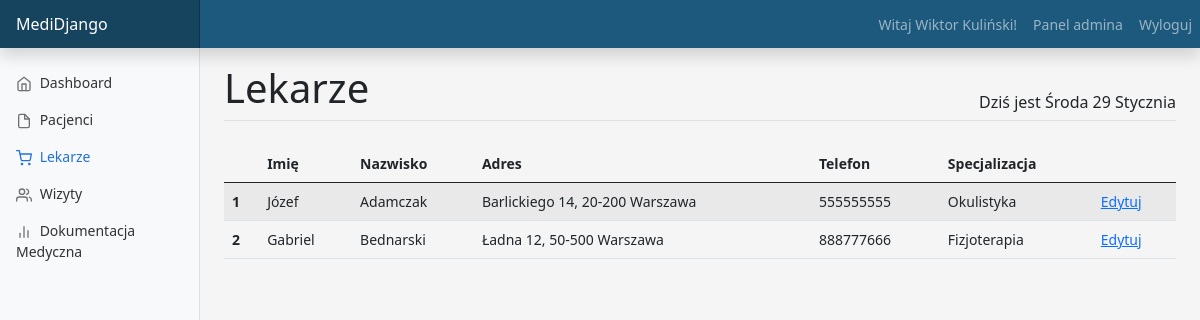
Page /doctors (signed in) on the committed database.
### main/models.py (models this page shows, shortened)
class Patient(models.Model):
    user = models.OneToOneField(User, null=False, on_delete=models.CASCADE)
    name = models.CharField(max_length=20, default="")
    surname = models.CharField(max_length=30, default="")
    address = models.OneToOneField(Address, null=True, on_delete=models.CASCADE)
    date_of_birth = models.DateField(default='2000-01-01')
    phone_number = models.CharField(default="", null=False, max_length=9)

class Doctor(models.Model):
    user = models.OneToOneField(User, null=False, on_delete=models.CASCADE)
    address = models.OneToOneField(Address, null=False, on_delete=models.CASCADE, default="")
    name = models.CharField(max_length=20, null=False, default="")
    surname = models.CharField(max_length=20, null=False, default="")
    phone_number = models.CharField(default="", null=False, max_length=9)
    specialization = models.CharField(max_length=50, null=False, default="")

class Address(models.Model):
    street = models.CharField(max_length=20)
    number = models.CharField(max_length=4)
    zip_code = models.CharField(max_length=6)
    city = models.CharField(max_length=20)

### main/views.py (the view)
# urls.py: path('doctors', views.doctors, name="doctors"),
@login_required(login_url="login")
@user_passes_test(have_group.is_receptionist)
def doctors(request):
    all_doctors = Doctor.objects.all()
    context = {'all_doctors': all_doctors, 'active_app': 'doctors'}
    return render(request, 'main/doctors.html', context=context)

### main/templatetags/have_group.py (called while the page is built)
@register.filter(name='is_receptionist')
def is_receptionist(user):
    return user.groups.filter(name='Recepcjonista').exists()

### main/templates/main/doctors.html (shortened to what this page needs)
{% extends "main/dashboard.html" %}
{% block content_title %}Lekarze{% endblock %}
{% block content_main %}
    <div class="table-responsive">
        <table class="table table-striped">
            <thead>
                <tr>
                  <th scope="col"></th>
                  <th scope="col">Imię</th>
                  <th scope="col">Nazwisko</th>
                  <th scope="col">Adres</th>
                  <th scope="col">Telefon</th>
                  <th scope="col">Specjalizacja</th>
                  <th scope="col"></th>
                </tr>
            </thead>
            <tbody>
              {% for doctor in all_doctors %}
                <tr>
                    <th scope="row">{{ forloop.counter }}</th>
                    <td>{{ doctor.name }}</td>
                    <td>{{ doctor.surname }}</td>
                    <td>{{ doctor.address.street }} {{ doctor.address.number }}, {{ doctor.address.zip_code }} {{ doctor.address.city }}</td>
                    <td>{{ doctor.phone_number }}</td>
                    <td>{{ doctor.specialization }}</td>
                    <td><a href="{% url 'edit_doctor' doctor.id %}">Edytuj</a></td>
                </tr>
              {% endfor %}
            </tbody>
        </table>
      </div>
{% endblock %}

### main/templates/main/dashboard.html (shortened to what this page needs)
{% load static %}
{% load have_group %}
<!doctype html>
<html lang="en">
  <head>
<link href="{% static 'assets/dist/css/bootstrap.min.css' %}" rel="stylesheet">
    <link href="{% static 'css/dashboard.css' %}" rel="stylesheet">
    <link href="{% static 'css/custom.css' %}" rel="stylesheet">
  </head>
  <body>
<header class="navbar navbar-color navbar-dark sticky-top flex-md-nowrap p-0 shadow">
  <a class="navbar-brand col-md-3 col-lg-2 me-0 px-3" href="#">MediDjango</a>
  <nav class="navbar-expand-lg">
      <div class="collapse navbar-collapse" id="navbarNav">
          <ul class="navbar-nav">
              {% if user.is_authenticated %}
              <li class="nav-item"><span class="nav-link">Witaj {{ user.patient.name }} {{ user.patient.surname }}!</span></li>
              {% else %}
                  Użytkownik niezalogowany.
              {% endif %}
              {% if user.is_staff %}
                <li class="nav-item"><a class="nav-link" href="{% url 'admin:index' %}">Panel admina</a></li>
              {% endif %}
              <li class="nav-item"><a class="nav-link" href="{% url 'user_logout' %}">Wyloguj</a></li>
          </ul>
      </div>
  </nav>
</header>
<div class="container-fluid">
  <div class="row">
    <nav id="sidebarMenu" class="col-md-3 col-lg-2 d-md-block bg-light sidebar collapse">
      <div class="position-sticky pt-3">
        <ul class="nav flex-column">
          <li class="nav-item">
            <a class="nav-link {% if active_app == 'dashboard' %}active{% endif %}" aria-current="page" href="{% url 'dashboard' %}">
              <span data-feather="home"></span>
              Dashboard
            </a>
          </li>
          {% if request.user|is_receptionist %}
          <li class="nav-item">
            <a class="nav-link {% if active_app == 'patients' %}active{% endif %}" href="{% url 'patients' %}">
              <span data-feather="file"></span>
              Pacjenci
            </a>
          </li>
          <li class="nav-item">
            <a class="nav-link {% if active_app == 'doctors' %}active{% endif %}" href="{% url 'doctors' %}">
              <span data-feather="shopping-cart"></span>
              Lekarze
            </a>
          </li>
          {% endif %}
          <li class="nav-item">
            <a class="nav-link {% if active_app == 'visits' %}active{% endif %}" href="{% url 'visits' %}">
              <span data-feather="users"></span>
              Wizyty
            </a>
          </li>
          <li class="nav-item">
            <a class="nav-link {% if active_app == 'documentation' %}active{% endif %}" href="{% url 'documentation' %}">
              <span data-feather="bar-chart-2"></span>
              Dokumentacja Medyczna
            </a>
          </li>
      </div>
    </nav>
    <main class="col-md-9 ms-sm-auto col-lg-10 px-md-4">
      <div class="d-flex justify-content-between align-items-end pt-3 mb-4 border-bottom">
        <h1>{% block content_title %}Dashboard{% endblock %}</h1>
        <h6 id="clock" class="text-end">
        </h6>
      </div>
      <div>
          {% block content_main %}{% endblock %}
      </div>
    </main>
  </div>
</div>
  </body>
</html>

### static/css/dashboard.css (style rules this page uses)
body { font-size: .875rem; background-color: #f5f5f5; }
.feather { width: 16px; height: 16px; vertical-align: text-bottom; }
.sidebar { position: fixed; top: 0; bottom: 0; left: 0; z-index: 100; padding: 48px 0 0; box-shadow: inset -1px 0 0 rgba(0, 0, 0, .1); }
.sidebar .nav-link { font-weight: 500; color: #333; }
.sidebar .nav-link .feather { margin-right: 4px; color: #727272; }
.sidebar .nav-link.active { color: #2470dc; }
.sidebar .nav-link:hover .feather, .sidebar .nav-link.active .feather { color: inherit; }
.navbar-color { background-color: #1D597D; }
.navbar-brand { padding-top: .75rem; padding-bottom: .75rem; font-size: 1rem; background-color: rgba(0, 0, 0, .25); box-shadow: inset -1px 0 0 rgba(0, 0, 0, .25); }

### rows in the picture
Doctor: name "Józef", surname "Adamczak", address.street "Barlickiego", address.number "14", address.zip_code "20-200", address.city "Warszawa", phone_number "555555555", specialization "Okulistyka"
Doctor: name "Gabriel", surname "Bednarski", address.street "Ładna", address.number "12", address.zip_code "50-500", address.city "Warszawa", phone_number "888777666", specialization "Fizjoterapia"

### other values in the picture
{{ user.patient.name }} "Wiktor"
{{ user.patient.surname }} "Kuliński"
